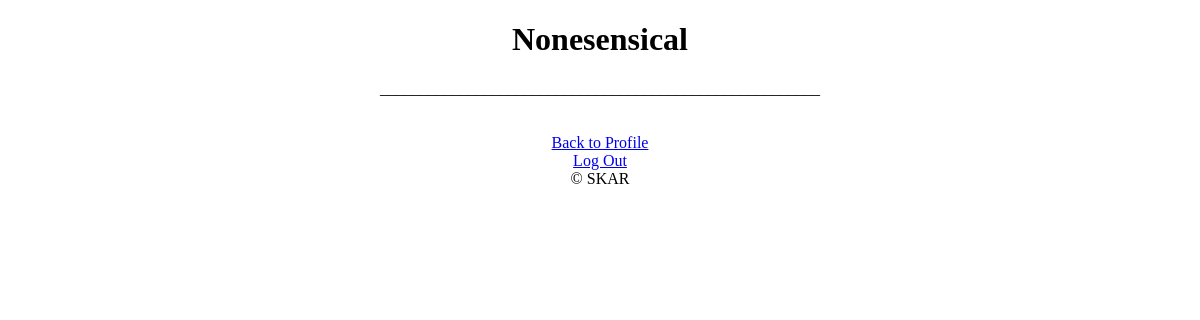
Before: /view?story=Nonesensical (signed in) with the older database file.
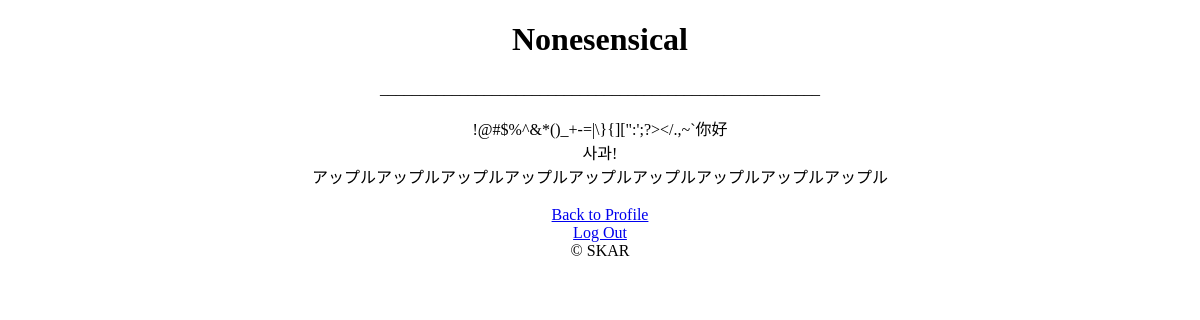
After: the same page with the newer database file.
### tables this page shows
CREATE TABLE stories(name TEXT, username TEXT, contrib TEXT);

### app.py (the view)
@app.route('/view')
def view():
    storyname = ''
    try:
        storyname = request.args['story']
    except:
        return redirect("/profile")
    storycontent = ''
    if 'user' in session:
        if storyname in story.getStories(session['user']):
            storycontent = story.getFull(storyname)
    else:
        storycontent = story.getLast(storyname)
    return render_template('view.html', story = storyname, content = storycontent)

### util/story.py (called while the page is built)
def getStories(username):
    db = sqlite3.connect("data/info.db")
    c = db.cursor()
    c.execute("SELECT name FROM stories WHERE username = ?", (username,))
    rows = c.fetchall()
    output = set()
    for i in rows:
        output.add(i[0])
    db.close()
    return(output)

def getFull(storyname):
    db = sqlite3.connect("data/info.db")
    c = db.cursor()
    output = []
    for i in c.execute("SELECT contrib FROM stories WHERE name = ? ORDER BY ROWID;",(storyname,)):
        output.append(i[0]) #Adds all entries of a story in order of insertion to an output string
    if output == []:
        db.close()
        return ['Story does not exist'] #Returned if no story found
    db.close()
    return output

### templates/view.html (shortened to what this page needs)
{% extends 'basetemplate.html' %}
{% block body %}
<center><h1>{{story}}</h1>
_______________________________________________________</center>
<br>
<center>
  {% for each in content %}
      {{each}}<br>
  {% endfor %}
  <br>
  <a href = '/profile'>Back to Profile</a>
</center>
{% endblock %}

### templates/basetemplate.html (shortened to what this page needs)
<!DOCTYPE html>
<html>
  <head>
  </head>
  <body>
    {% block body %}
    {% endblock %}
  </body>
  <footer>
    {% block logout %}
      <center><a href = '/logout'>Log Out</a></center>
    {% endblock %}
    {% block footer %}
      <center> &copy; SKAR </center>
    {% endblock %}
  </footer>
</html>

Changed rows visible on the page:
added stories: contrib "!@#$%^&*()_+-=|\\}{][\":';?></.,~`你好"
added stories: contrib "사과!"
added stories: contrib "アップルアップルアップルアップルアップルアップルアップルアップルアップル"
